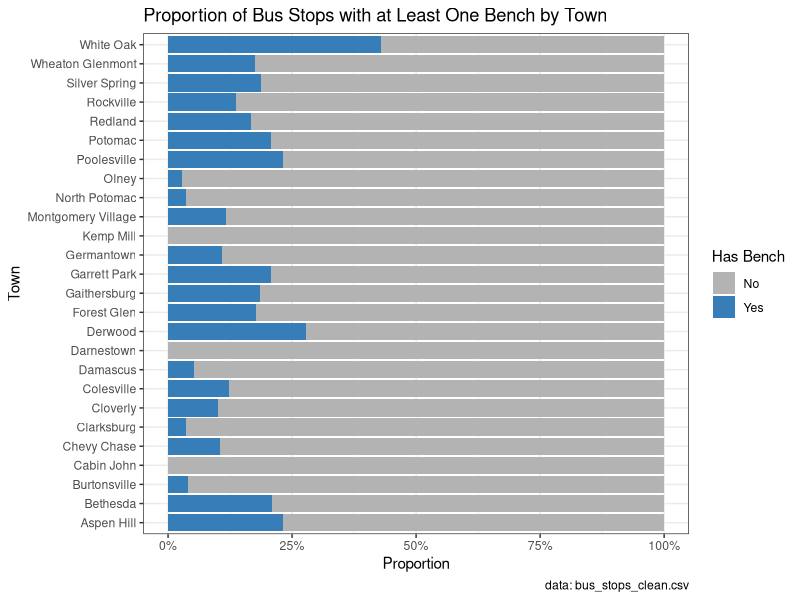
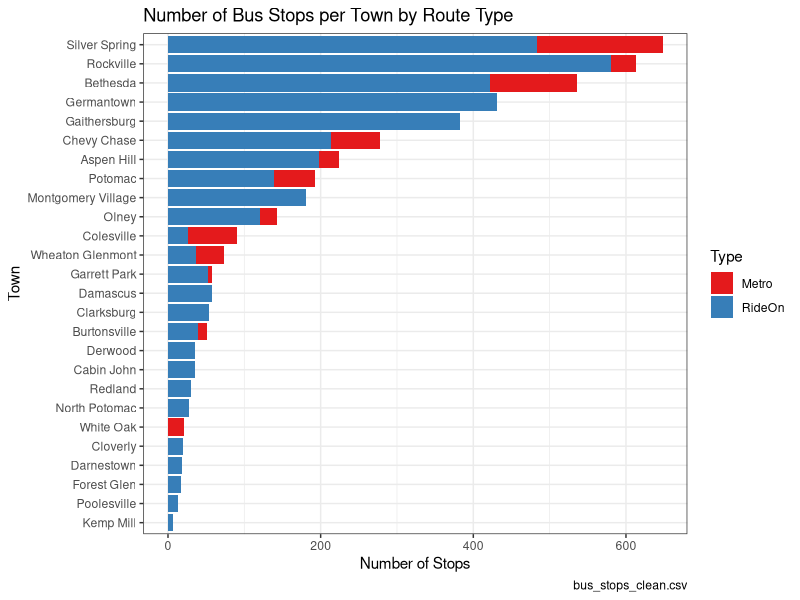
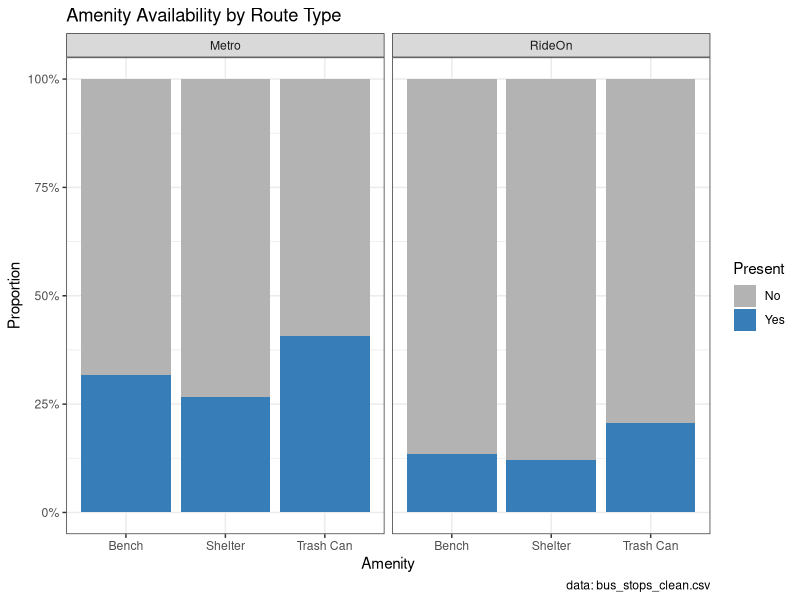
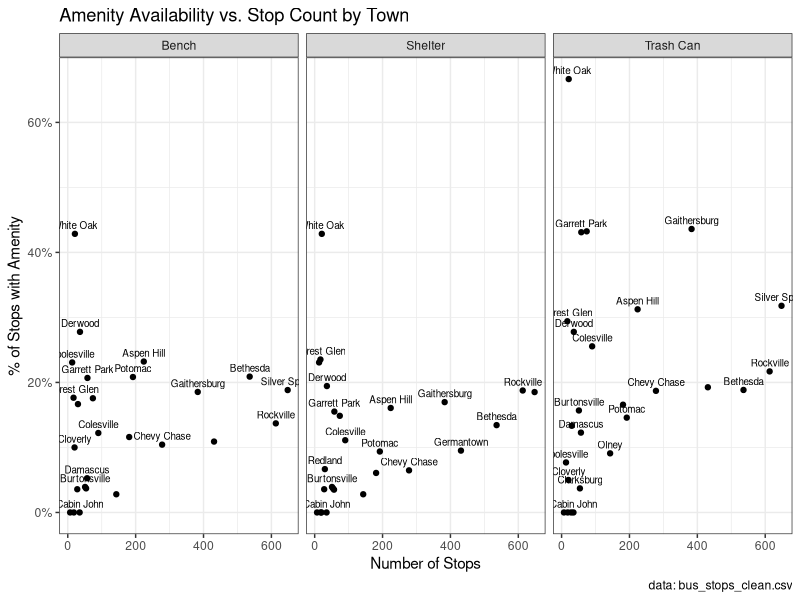

Reproduce these figures in R, in order.
## ---- chunk 1
library(tidyverse)
## ---- chunk 2
setwd("~/Data 205/final-project")
bus_stops_clean <- read.csv("bus_stops_clean.csv")
## ---- chunk 3
bus_stops_clean |>
  filter(!is.na(town), town != "") |>
  mutate(has_bench = if_else(total_benches > 0, "Yes", "No")) |>
  ggplot(aes(y = town, fill = has_bench)) +
  geom_bar(position = "fill") +
  scale_x_continuous(labels = scales::percent) +
  labs(
    title = "Proportion of Bus Stops with at Least One Bench by Town",
    x = "Proportion", y = "Town", fill = "Has Bench",
    caption = "data: bus_stops_clean.csv"
  ) + theme_bw() + scale_fill_manual(values = c("Yes" = "#377EB8", "No" = "#B3B3B3"))
## ---- chunk 4
bus_stops_clean |>
  filter(!is.na(town), town != "") |>
  count(town, type) |>
  ggplot(aes(x = n, y = reorder(town, n, sum), fill = type)) +
  geom_col() +
  labs(
    title = "Number of Bus Stops per Town by Route Type",
    x = "Number of Stops", y = "Town", fill = "Type",
    caption = "bus_stops_clean.csv"
  ) + theme_bw() +scale_fill_manual(values = c("RideOn" = "#377EB8", "Metro" = "#E41A1C"))
## ---- chunk 5
bus_stops_clean |>
  mutate(
    Bench = if_else(total_benches > 0, "Yes", "No"),
    Shelter = if_else(total_shelters > 0, "Yes", "No"),
    `Trash Can`= if_else(total_trash_cans > 0, "Yes", "No")
  ) |>
  pivot_longer(c(Bench, Shelter, `Trash Can`), names_to = "amenity", values_to = "present") |>
  ggplot(aes(x = amenity, fill = present)) +
  geom_bar(position = "fill") +
  scale_y_continuous(labels = scales::percent) +
  facet_wrap(~ type) +
  labs(
    title = "Amenity Availability by Route Type",
    x = "Amenity", y = "Proportion", fill = "Present",
    caption = "data: bus_stops_clean.csv"
  ) + theme_bw() + scale_fill_manual(values = c("Yes" = "#377EB8", "No" = "#B3B3B3"))
## ---- chunk 6
bus_stops_clean |>
  filter(!is.na(town), town != "") |>
  group_by(town) |>
  summarise(
    n_stops      = n(),
    pct_bench    = mean(total_benches > 0),
    pct_shelter  = mean(total_shelters > 0),
    pct_trash    = mean(total_trash_cans > 0)
  ) |>
  pivot_longer(c(pct_bench, pct_shelter, pct_trash),
               names_to = "amenity", values_to = "proportion",
               names_prefix = "pct_") |>
  mutate(amenity = recode(amenity,
    bench   = "Bench",
    shelter = "Shelter",
    trash   = "Trash Can"
  )) |>
  ggplot(aes(x = n_stops, y = proportion)) +
  geom_point() +
  geom_text(aes(label = town), size = 2.5, vjust = -0.6, check_overlap = TRUE) +
  scale_y_continuous(labels = scales::percent) +
  facet_wrap(~ amenity) +
  labs(
    title = "Amenity Availability vs. Stop Count by Town",
    x = "Number of Stops", y = "% of Stops with Amenity",
    caption = "data: bus_stops_clean.csv"
  ) + theme_bw() 
